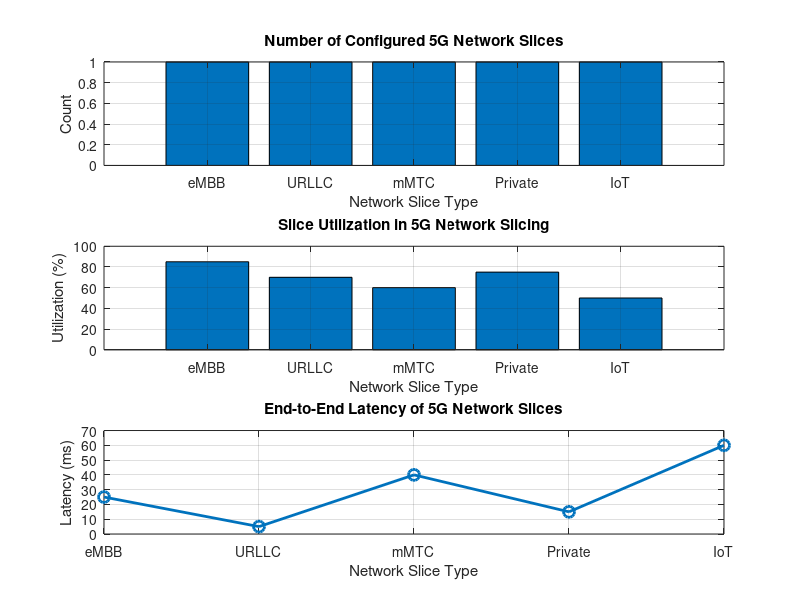

MATLAB code to generate this figure: (Note: this script raises an error after producing the figure.)
clc;
clear;
close all;

%% Network Slice Data
slices = {'eMBB','URLLC','mMTC','Private','IoT'};
count = [1 1 1 1 1];
utilization = [85 70 60 75 50];
latency = [25 5 40 15 60];

%% Combined Figure
figure;

%-------------------------------
% Graph 1: Number of Network Slices
%-------------------------------
subplot(3,1,1)
bar(count)
grid on
set(gca,'XTickLabel',slices)
xlabel('Network Slice Type')
ylabel('Count')
title('Number of Configured 5G Network Slices')

%-------------------------------
% Graph 2: Slice Utilization
%-------------------------------
subplot(3,1,2)
bar(utilization)
grid on
set(gca,'XTickLabel',slices)
xlabel('Network Slice Type')
ylabel('Utilization (%)')
title('Slice Utilization in 5G Network Slicing')
ylim([0 100])

%-------------------------------
% Graph 3: End-to-End Latency
%-------------------------------
subplot(3,1,3)
plot(1:5, latency,'-o','LineWidth',2,'MarkerSize',8)
grid on
set(gca,'XTick',1:5)
set(gca,'XTickLabel',slices)
xlabel('Network Slice Type')
ylabel('Latency (ms)')
title('End-to-End Latency of 5G Network Slices')
ylim([0 70])

%% Overall Title
sgtitle('Performance Analysis of 5G Network Slicing')
